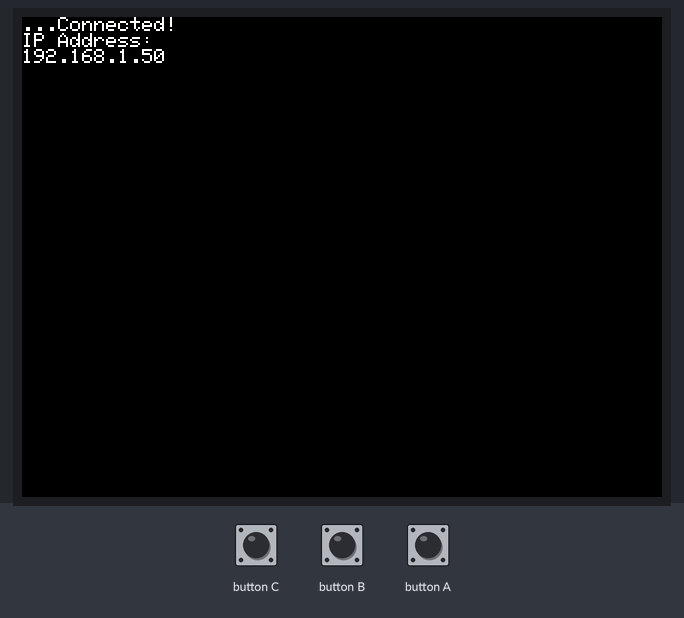
This program was run on a simulated ESP32. Parts: 320×240 colour display. The inputs (shaded band) are chosen by the test bench. WiFi joins after 1.5 s; servers stay silent unless stated; web services answer with replies made up by the test bench.

Above: at 2.8 s.
2.9 s: button A pressed for 0.15 s
At 4.6 s:
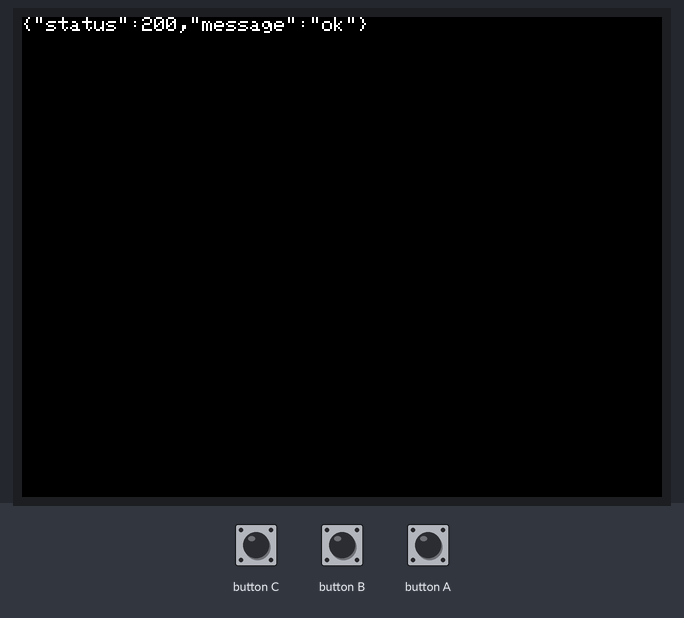
Timing chart, 0 to 6.1 s (numbered marks = the images above; inputs shaded):
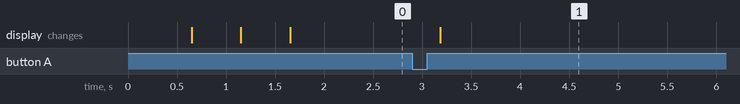

The program:

main.cpp
```cpp
#include <Arduino.h>
#include <M5Unified.h>
#include <WiFi.h>
#include <HTTPClient.h>

const char *ssid = "";			 // Wi-FiのSSID
const char *password = ""; // Wi-Fiのパスワード

// LINE Notify URL
const char *LINE_NOTIFY_URL = "https://notify-api.line.me/api/notify";
// LINE Notifyのトークン
const char *LINE_NOTIFY_TOKEN = "";

void setup()
{
	// 初期化
	auto cfg = M5.config();
	M5.begin(cfg);

	// WiFiの初期化
	WiFi.begin(ssid, password);
	while (WiFi.status() != WL_CONNECTED)
	{
		delay(500);
		M5.Lcd.print(".");
	}
	M5.Lcd.println("Connected!");

	// IPアドレス表示
	IPAddress ip = WiFi.localIP();
	M5.Lcd.println("IP Address:");
	M5.Lcd.println(ip);
}

void loop()
{
	M5.update();

	// WiFiが接続されていない場合はloopを回す
	if (WiFi.status() != WL_CONNECTED)
		return;

	// ボタン確認
	if (M5.BtnA.wasPressed())
	{
		HTTPClient http;

		// メッセージ
		String myMessage("PushBtn");

		// POST
		http.begin(LINE_NOTIFY_URL);
		http.addHeader("Authorization", "Bearer " + String(LINE_NOTIFY_TOKEN));
		http.addHeader("Content-Type", "application/x-www-form-urlencoded");
		int httpCode = http.POST("message=" + myMessage);
		String payload = http.getString();

		M5.Lcd.fillScreen(TFT_BLACK);
		M5.Lcd.setCursor(0, 0);
		M5.Lcd.println(payload);

		http.end();
	}

	// M5リセット
	if (M5.BtnB.wasPressed())
		ESP.restart();

	delay(10);
}
```

Measured:
- after the input at 2.9 s, the display: changes after 0.28 s (image 1)
